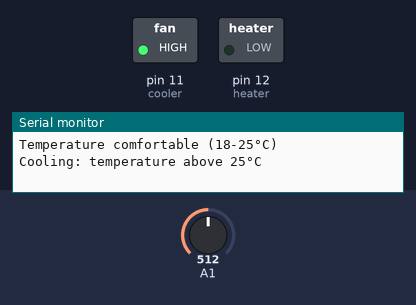
This sketch was run on a simulated Arduino Uno, built with avr-gcc and run on an emulated ATmega328P. Parts: switched loads named in the sketch (green lamp = pin HIGH), the last lines printed to the serial monitor. The inputs (shaded band) are chosen by the test bench; at power-on: A1 = 512.

Above: at 1.2 s.
1.3 s: A1 set to 164
2.8 s: A1 set to 135
At 3.6 s:
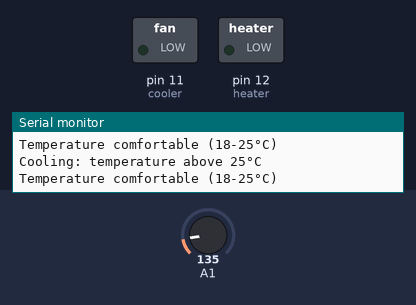
4.3 s: A1 set to 306
At 4.8 s:
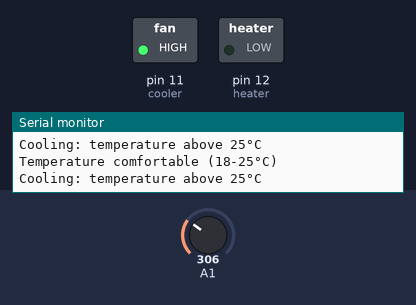
5.8 s: A1 set to 122
At 7.1 s:
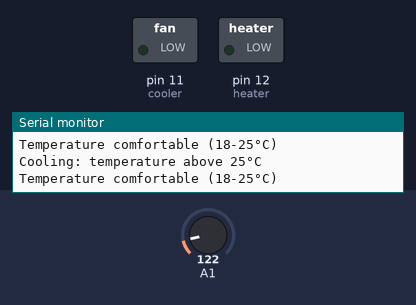
Timing chart, 0 to 8.3 s (numbered marks = the images above; inputs shaded):
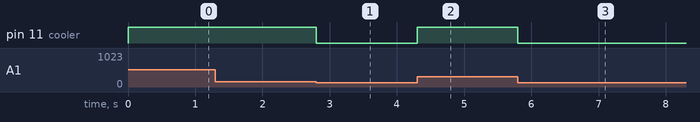

The sketch:

TemperatureControl.ino
```cpp
//Wiring code generated from an ArduinoML model
// Application name: TemperatureControl

// Pin Allocation Summary:
//   heater (Actuator): Pin D12 (12)
//   cooler (Actuator): Pin D11 (11)
//   roomTemp (TemperatureSensor): Pin D1 (1)

long debounce = 200;
enum STATE {comfortable, toohot};

STATE currentState = comfortable;
bool stateChanged = true;

// Temperature conversion function for TMP36 sensor
// Returns temperature in Celsius
float readTemperature(int pin) {
	int reading = analogRead(pin);
	float voltage = reading * 5.0 / 1024.0;
	float temperatureC = (voltage - 0.5) * 100.0;
	return temperatureC;
}

	void setup(){
		Serial.begin(9600); // console
		pinMode(1, INPUT); // roomTemp [TemperatureSensor TMP36]
		pinMode(12, OUTPUT); // heater [Actuator]
		pinMode(11, OUTPUT); // cooler [Actuator]
	}
	void loop() {
			switch(currentState){

				case comfortable:
					// Execute actions on state entry
					if (stateChanged) {
						stateChanged = false;
					digitalWrite(12,LOW);
					digitalWrite(11,LOW);
					Serial.println("Temperature comfortable (18-25°C)");
					}
					if( (readTemperature(1) > 25) ) {
						currentState = toohot;
						stateChanged = true;
					}
		break;
				case toohot:
					// Execute actions on state entry
					if (stateChanged) {
						stateChanged = false;
					digitalWrite(12,LOW);
					digitalWrite(11,HIGH);
					Serial.println("Cooling: temperature above 25°C");
					}
					if( (readTemperature(1) < 23) ) {
						currentState = comfortable;
						stateChanged = true;
					}
		break;
		}
	}
```

Measured:
- the behaviour switches between 150 and 149 on A1 (found by bisection; images 0 and 1)
- after the input at 1.3 s, every drawn part: stays the same
- after the input at 2.8 s, pin 11 (cooler): HIGH → LOW at once
- after the input at 4.3 s, pin 11 (cooler): LOW → HIGH at once
- after the input at 5.8 s, pin 11 (cooler): HIGH → LOW at once
